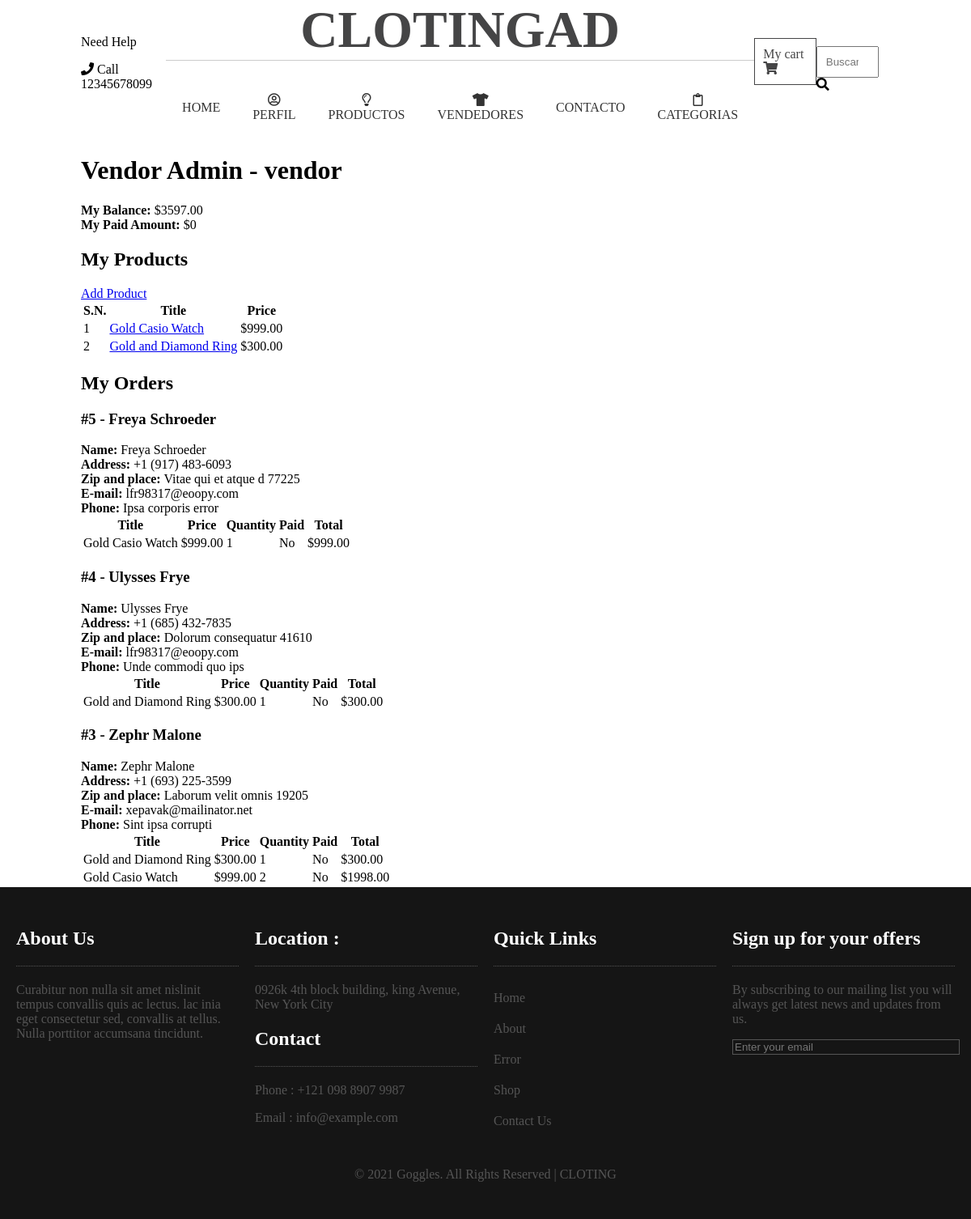
Page /vendor/vendor-admin/ (signed in) on the committed database.
### vendor/models.py (models this page shows, shortened)
class Vendor(models.Model):
    name = models.CharField(max_length=255)
    created_at = models.DateTimeField(auto_now_add=True)
    created_by = models.OneToOneField(User, related_name='vendor', on_delete=models.CASCADE)
    class Meta:
        ordering = ['name']
    def get_balance(self):
        items = self.items.filter(vendor_paid=False, order__vendors__in=[self.id])
        return sum((item.product.price * item.quantity) for item in items)
    def get_paid_amount(self):
        items = self.items.filter(vendor_paid=True, order__vendors__in=[self.id])
        return sum((item.product.price * item.quantity) for item in items)

### order/models.py (models this page shows, shortened)
class OrderItem(models.Model):
    order = models.ForeignKey(Order, related_name="items", on_delete=models.CASCADE)
    product = models.ForeignKey(Product, related_name="items", on_delete=models.CASCADE)
    vendor = models.ForeignKey(Vendor, related_name="items", on_delete=models.CASCADE)
    vendor_paid = models.BooleanField(default=False)
    price = models.DecimalField(max_digits=8, decimal_places=2)
    quantity = models.IntegerField(default=1)
    def get_total_price(self):
        return self.price * self.quantity

class Order(models.Model):
    first_name = models.CharField(max_length=100)
    last_name = models.CharField(max_length=100)
    email = models.CharField(max_length=100)
    address = models.CharField(max_length=100)
    zipcode = models.CharField(max_length=100)
    place = models.CharField(max_length=100)
    phone = models.CharField(max_length=100)
    created_at = models.DateTimeField(auto_now_add=True)
    paid_amount = models.DecimalField(max_digits=8, decimal_places=2)
    vendors = models.ManyToManyField(Vendor, related_name="orders")
    class Meta:
        ordering = ['-created_at']

### product/models.py (models this page shows, shortened)
class Product(models.Model):
    category = models.ForeignKey(Category, related_name='products', on_delete=models.CASCADE)
    vendor = models.ForeignKey(Vendor, related_name="products", on_delete=models.CASCADE)
    title = models.CharField(max_length=50)
    slug = models.SlugField(max_length=55)
    description = models.TextField(blank=True, null=True)
    price = models.DecimalField(max_digits=6, decimal_places=2)
    added_date = models.DateTimeField(auto_now_add=True)
    image = models.ImageField(upload_to='uploads/', blank=True, null=True)
    thumbnail = models.ImageField(upload_to='uploads/', blank=True, null=True) # Change uploads to thumbnails
    class Meta:
        ordering = ['-added_date']

### vendor/views.py (the view)
# urls.py: path('vendor-admin/', views.vendor_admin, name="vendor-admin"),
@login_required
def vendor_admin(request):
    vendor = request.user.vendor
    products = vendor.products.all()
    orders = vendor.orders.all()
    for order in orders:
        order.vendor_amount = 0
        order.vendor_paid_amount = 0
        order.fully_paid = True
        for item in order.items.all():
            if item.vendor == request.user.vendor:
                if item.vendor_paid:
                    order.vendor_paid_amount += item.get_total_price()
                else:
                    order.vendor_amount += item.get_total_price()
                    order.fully_paid = False
    return render(request, 'vendor/vendor_admin.html', {'vendor': vendor, 'products': products, 'orders': orders})

### cart/cart.py (called while the page is built)
    def __len__(self):
        return sum(item['quantity'] for item in self.cart.values())

### cart/context_processors.py (called while the page is built)
def cart(request):
    return {'cart': Cart(request)}

### product/context_processors.py (called while the page is built)
def menu_categories(request):
    categories = Category.objects.all()
    return {'categories': categories}

### templates/vendor/vendor_admin.html (shortened to what this page needs)
{% extends 'core/base.html' %}
{% block content %}
    <h1 class="title">Vendor Admin - <span class="is-capitalized">{{vendor.name}}</span></h1>
    <div class="mb-5">
        <strong>My Balance: </strong> ${{vendor.get_balance}} <br>
        <strong>My Paid Amount: </strong> ${{vendor.get_paid_amount}}
    </div>
    <div class="box">
        <h2 class="is-size-3 mb-4">My Products</h2>
        <a href="{% url 'vendor:add-product' %}" class="button is-dark is-uppercase mb-6">Add Product</a>
        {% if products %}
            <table class="table is-fullwidth">
                <thead>
                    <tr>
                        <th>S.N.</th>
                        <th>Title</th>
                        <th>Price</th>
                    </tr>
                </thead>
                <tbody>
                    {% for product in products %}
                        <tr>
                            <td>{{ forloop.counter }}</td>
                            <td><a href="{% url 'product:product' product.category.slug product.slug %}">{{ product.title }}</a></td>
                            <td>${{ product.price }}</td>
                        </tr>
                    {% endfor %}
                </tbody>
            </table>
        {% else %}
            <p class="has-text-danger">Products not added yet.</p>
        {% endif %}
    </div>
    <div class="box">
        <h2 class="is-size-3 mb-4">My Orders</h2>
        {% if orders %}
            {% for order in orders %}
                <div class="{% if order.fully_paid %}has-background-success-light{% else %}has-background-info-light{% endif %} mb-2 p-4">
                    <div class="columns is-multiline">
                        <div class="column is-6">
                            <h3 class="is-size-4">#{{ order.id }} - {{ order.first_name }} {{ order.last_name }}</h3>
                        </div>
                        <div class="column is-12">
                            <b>Name:</b> {{ order.first_name }} {{ order.last_name }}<br>
                            <b>Address:</b> {{ order.address }}<br>
                            <b>Zip and place:</b> {{ order.zipcode }} {{ order.place }}<br>
                            <b>E-mail:</b> {{ order.email }}<br>
                            <b>Phone:</b> {{ order.phone }}
                            <table class="table is-fullwidth mt-4">
                                <thead>
                                    <tr>
                                        <th>Title</th>
                                        <th>Price</th>
                                        <th>Quantity</th>
                                        <th>Paid</th>
                                        <th>Total</th>
                                    </tr>
                                </thead>
                                <tbody>
                                    {% for item in order.items.all %}
                                        {% if item.vendor == request.user.vendor %}
                                            <tr>
                                                <td>{{ item.product.title }}</td>
                                                <td>${{ item.product.price }}</td>
                                                <td>{{ item.quantity }}</td>
                                                <td>{{ item.vendor_paid|yesno:"Yes,No" }}</td>
                                                <td>${{ item.get_total_price }}</td>
                                            </tr>
                                        {% endif %}
                                    {% endfor %}
                                </tbody>
                            </table>
                        </div>
                    </div>
                </div>
            {% endfor %}
        {% endif %}
    </div>
{% endblock content %}

### core/static/css/main.css (style rules this page uses)
body { margin: 0; font-family: "Inconsolata"; }

### rows in the picture
Vendor: name "vendor", get_balance "3597.00", get_paid_amount "0"
Product: title "Gold Casio Watch", price "999.00"
Product: title "Gold and Diamond Ring", price "300.00"
Order: id "5", first_name "Freya", last_name "Schroeder", address "+1 (917) 483-6093", zipcode "Vitae qui et atque d", place "77225", email "lfr98317@eoopy.com", phone "Ipsa corporis error"
OrderItem: product "Gold Casio Watch", product.price "999.00", quantity "1", vendor_paid "No", get_total_price "999.00"
Order: id "4", first_name "Ulysses", last_name "Frye", address "+1 (685) 432-7835", zipcode "Dolorum consequatur", place "41610", email "lfr98317@eoopy.com", phone "Unde commodi quo ips"
OrderItem: product "Gold and Diamond Ring", product.price "300.00", quantity "1", vendor_paid "No", get_total_price "300.00"
Order: id "3", first_name "Zephr", last_name "Malone", address "+1 (693) 225-3599", zipcode "Laborum velit omnis", place "19205", email "xepavak@mailinator.net", phone "Sint ipsa corrupti"
OrderItem: product "Gold and Diamond Ring", product.price "300.00", quantity "1", vendor_paid "No", get_total_price "300.00"
OrderItem: product "Gold Casio Watch", product.price "999.00", quantity "2", vendor_paid "No", get_total_price "1998.00"
